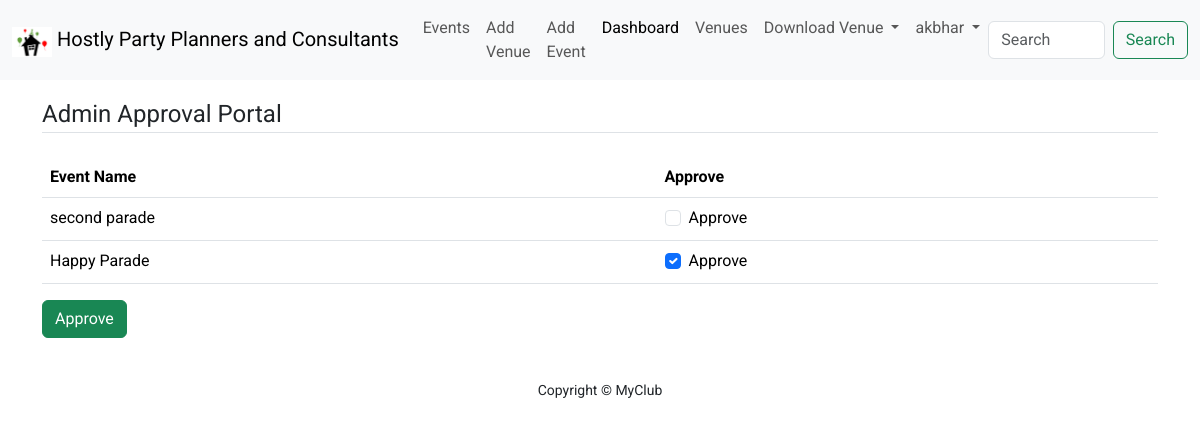
Before: /admin_approval/ (signed in) with the older database file.
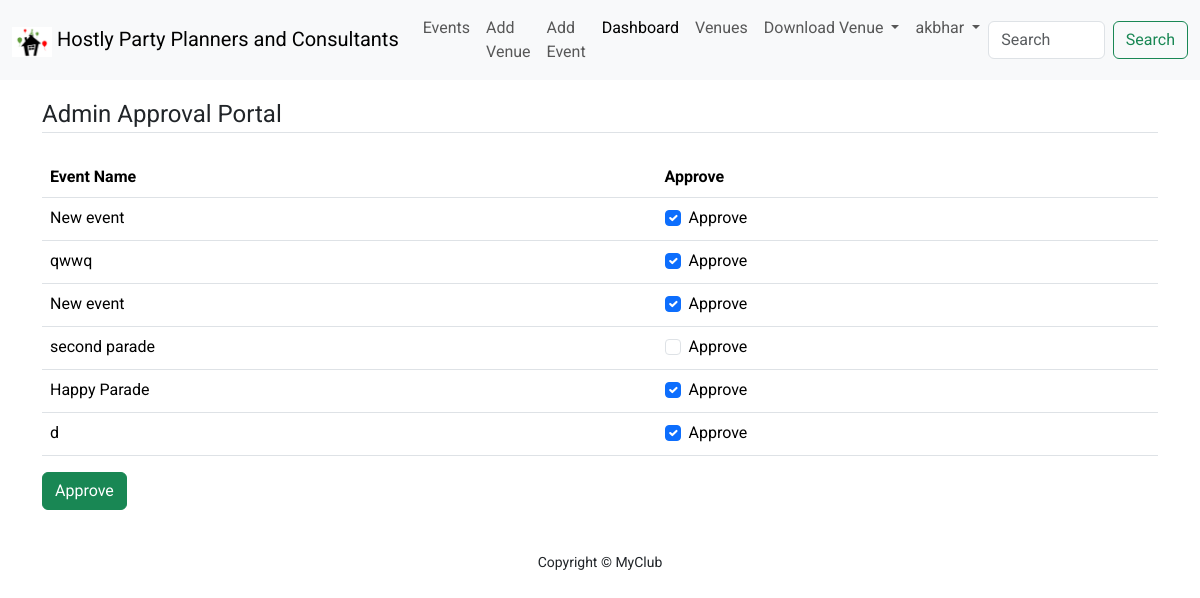
After: the same page with the newer database file.
### club_events/models.py (models this page shows, shortened)
class Event(models.Model):
    name = models.CharField(max_length=120)
    event_date_time = models.DateTimeField()
    venue = models.ForeignKey(Venue, on_delete=models.CASCADE)
    manager = models.ForeignKey(User, on_delete=models.SET_NULL, blank=True, null=True)
    description = models.TextField(blank=True)
    attendees = models.ManyToManyField(User, related_name='attendees', blank=True)
    approved = models.BooleanField(default=False)

### club_events/views.py (the view, shortened to what this page needs)
# urls.py: path('admin_approval/', views.AdminApprovalCreateView.as_view(), name='admin_approval'),
class AdminApprovalCreateView(StaffRequiredMixin, ListView):
    model = Event
    fields = '__all__'
    template_name = 'events/admin_approval.html'
    context_object_name = 'events'
    ordering = ['event_date_time']

### club_events/views.py (called while the page is built)
    def test_func(self):
        return self.request.user.is_staff

### club_events/templates/events/admin_approval.html (shortened to what this page needs)
{% extends 'base.html' %}
{% load crispy_forms_tags %}
{% block content %}
    <div class="container">
        <form method="post">
            <fieldset class="form-group">
                <legend class="border-bottom mb-4 text-capitalize">admin approval portal</legend>
                <div class="table-responsive">
                    <table class="table">
                        <thead>
                        <tr>
                            <th scope="col">Event Name</th>
                            <th scope="col">Approve</th>
                        </tr>
                        </thead>
                        <tbody>
                        {% for event in events %}
                            <tr>
                                <td>{{ event.name }}</td>
                                <td>
                                    <div class="form-check">
                                        <input class="form-check-input" type="checkbox" value="{{ event.id }}"
                                               id="{{ event.id }}" name="approve_status"
                                                {% if event.approved %}
                                               checked
                                                {% endif %}
                                        >
                                        <label class="form-check-label" for="{{ event.id }}">
                                            Approve
                                        </label>
                                    </div>
                                </td>
                            </tr>
                        {% endfor %}
                        </tbody>
                    </table>
                </div>
            </fieldset>
            <div class="form-group pb-3">
                <button type="submit" class="btn btn-success text-capitalize">approve</button>
            </div>
        </form>
    </div>
{% endblock %}

### templates/base.html (shortened to what this page needs)
{% load static %}
<!doctype html>
<html lang="en">
<head>
    <link rel="stylesheet" href="https://cdn.jsdelivr.net/npm/flatpickr/dist/flatpickr.min.css">
    <link href="https://cdn.jsdelivr.net/npm/bootstrap@5.3.3/dist/css/bootstrap.min.css" rel="stylesheet"
>
    <link rel="stylesheet" href="{% static 'assets/style.css' %}">
</head>
<body>
{% include 'nav.html' %}
{% block messages %}
    <div class="container pt-3">
    </div>
{% endblock %}
{% block content %}
{% endblock %}
<footer id="sticky-footer" class="flex-shrink-0 py-4 float">
    <div class="container text-center">
        <small>Copyright &copy; MyClub</small>
    </div>
</footer>
</body>
</html>

### templates/nav.html (shortened to what this page needs)
{% load static %}
<nav class="navbar navbar-expand-lg bg-body-tertiary sticky-top">
    <div class="container-fluid">
        <a class="navbar-brand" href="{% url 'home' %}">
            <img src="{% static 'assets/logo.png' %}" alt="Logo" width="40" height="30"
                 class="d-inline-block align-text-top">
            Hostly Party Planners and Consultants
        </a>
        <div class="collapse navbar-collapse" id="navbarSupportedContent">
            <ul class="navbar-nav me-auto mb-2 mb-lg-0">
                <li class="nav-item">
                    <a class="nav-link {% if request.resolver_match.view_name == 'event_list' %} active{% else %}{% endif %}"
                       href="{% url 'event_list' %}">Events</a>
                </li>
                <li class="nav-item">
                    <a class="nav-link {% if request.resolver_match.view_name == 'add_venue' %} active{% else %}{% endif %}"
                       href="{% url 'add_venue' %}">Add Venue</a>
                </li>
                <li class="nav-item">
                    <a class="nav-link {% if request.resolver_match.view_name == 'add_event' %} active{% else %}{% endif %}"
                       href="{% url 'add_event' %}">Add Event</a>
                </li>
                {% if user.is_authenticated and request.user.is_staff %}
                    <li class="nav-item">
                        <a class="nav-link {% if request.resolver_match.view_name == 'admin_approval' %} active{% endif %}"
                           {% if request.resolver_match.view_name == 'admin_approval' %}aria-current="page" {% endif %}
                           href="{% url 'admin_approval' %}">Dashboard</a>
                    </li>
                {% endif %}
                <li class="nav-item">
                    <a class="nav-link {% if request.resolver_match.view_name == 'list_venues' %} active{% else %}{% endif %}"
                       href="{% url 'list_venues' %}">Venues</a>
                </li>
                <li class="nav-item dropdown">
                    <a class="nav-link dropdown-toggle" href="#" role="button" data-bs-toggle="dropdown"
                       aria-expanded="false">
                        Download Venue
                    </a>
                </li>
                {% if request.user.is_authenticated %}
                    <li class="nav-item dropdown">
                        <a class="nav-link dropdown-toggle" href="#" role="button" data-bs-toggle="dropdown"
                           aria-expanded="false">
                            {{ request.user }}
                        </a>
                    </li>
                {% endif %}
            </ul>
            <form class="d-flex" role="search" action="{% url 'search_venue' %}">
                <input class="form-control me-2" type="search" placeholder="Search" aria-label="Search" name="q">
                <button class="btn btn-outline-success" type="submit">Search</button>
            </form>
        </div>
    </div>
</nav>

### club_events/static/assets/style.css (style rules this page uses)
body { font-family: "Roboto", sans-serif; font-weight: 400; font-style: normal; }

Changed rows visible on the page:
added Event: name "New event", approved "☑"
added Event: name "qwwq", approved "☑"
added Event: name "New event", approved "☑"
added Event: name "d", approved "☑"
